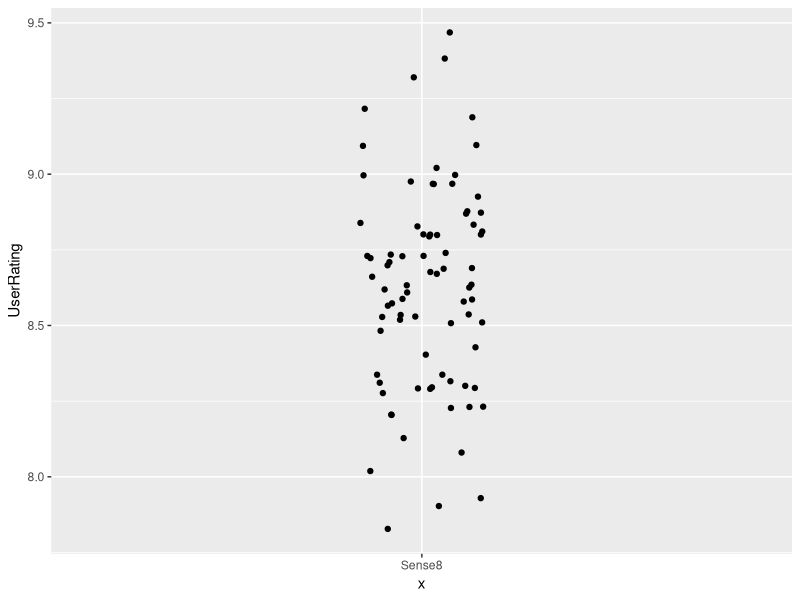
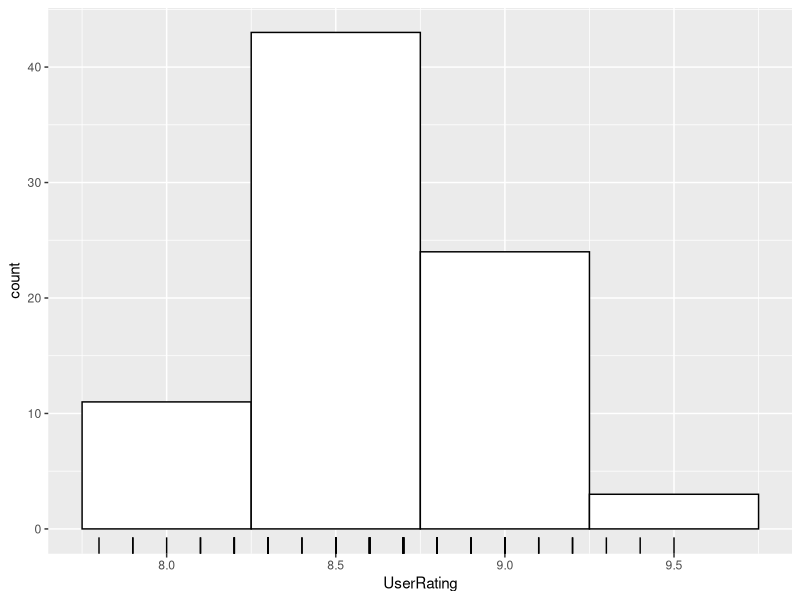
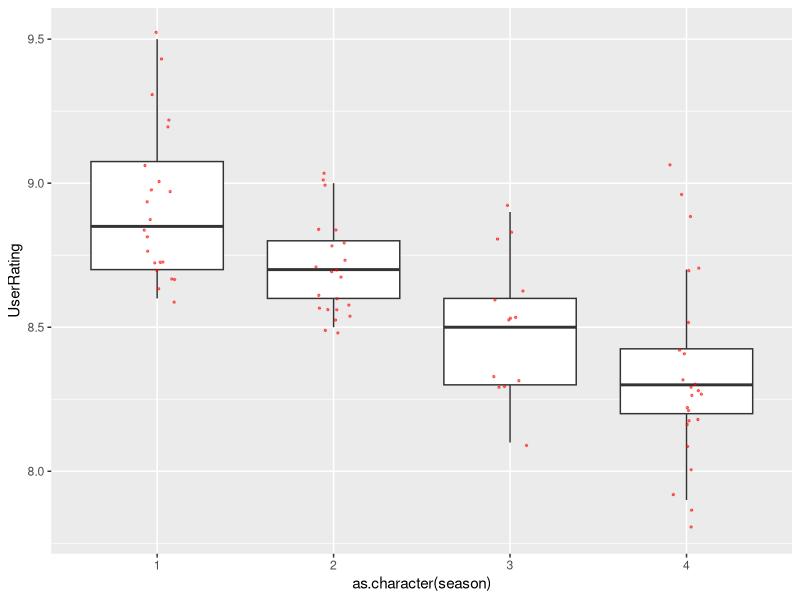
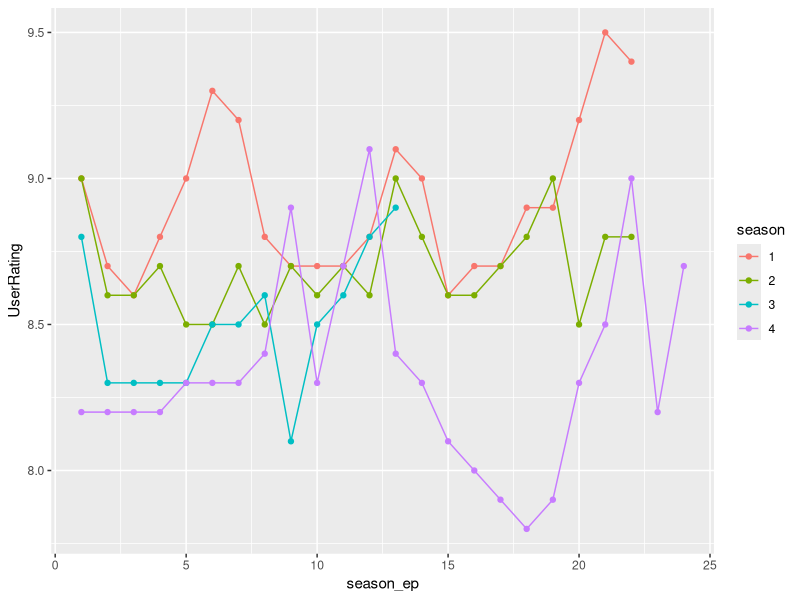

Reproduce these figures in R, in order.
## ---- chunk 1
library(tidyr)
library(dplyr)
library(ggplot2)
dados <- read.csv("series_from_imdb.csv",encoding="UTF-8")
dados <- dados %>% filter(series_name %in% c("Daredevil", "The Walking Dead", "Prison Break"))
prisonBreak <- dados %>% filter(series_name == "Prison Break")
TWD <- dados %>% filter(series_name == "The Walking Dead")
daredevil <- dados %>% filter(series_name == "Daredevil")
## ---- chunk 2
prisonBreak %>% 
    ggplot(aes(x = "Sense8", y = UserRating)) + 
    geom_jitter(width = .1) 
## ---- chunk 3
prisonBreak %>% 
    ggplot(aes(x = UserRating)) + 
    geom_histogram(binwidth = .5, fill = "white", color = "black") + 
    geom_rug()
## ---- chunk 4
prisonBreak %>% 
    ggplot(aes(x = as.character(season), y = UserRating)) + 
    geom_boxplot(outlier.color = NA) +   
    geom_jitter(width = .1, size = .5, alpha = .5, color = "red")
## ---- chunk 5
prisonBreak %>% 
  mutate(season = as.character(season)) %>% 
  ggplot(aes(x = season_ep, y = UserRating, color = season)) + 
  geom_line() + 
  geom_point()
## ---- chunk 6
prisonBreak %>% 
    group_by(season) %>% 
    summarise(correlacao_linear = cor(season_ep, UserRating, 
                                      method = "pearson"), 
              correlacao_kendall = cor(season_ep, UserRating, 
                                       method = "kendall"))

